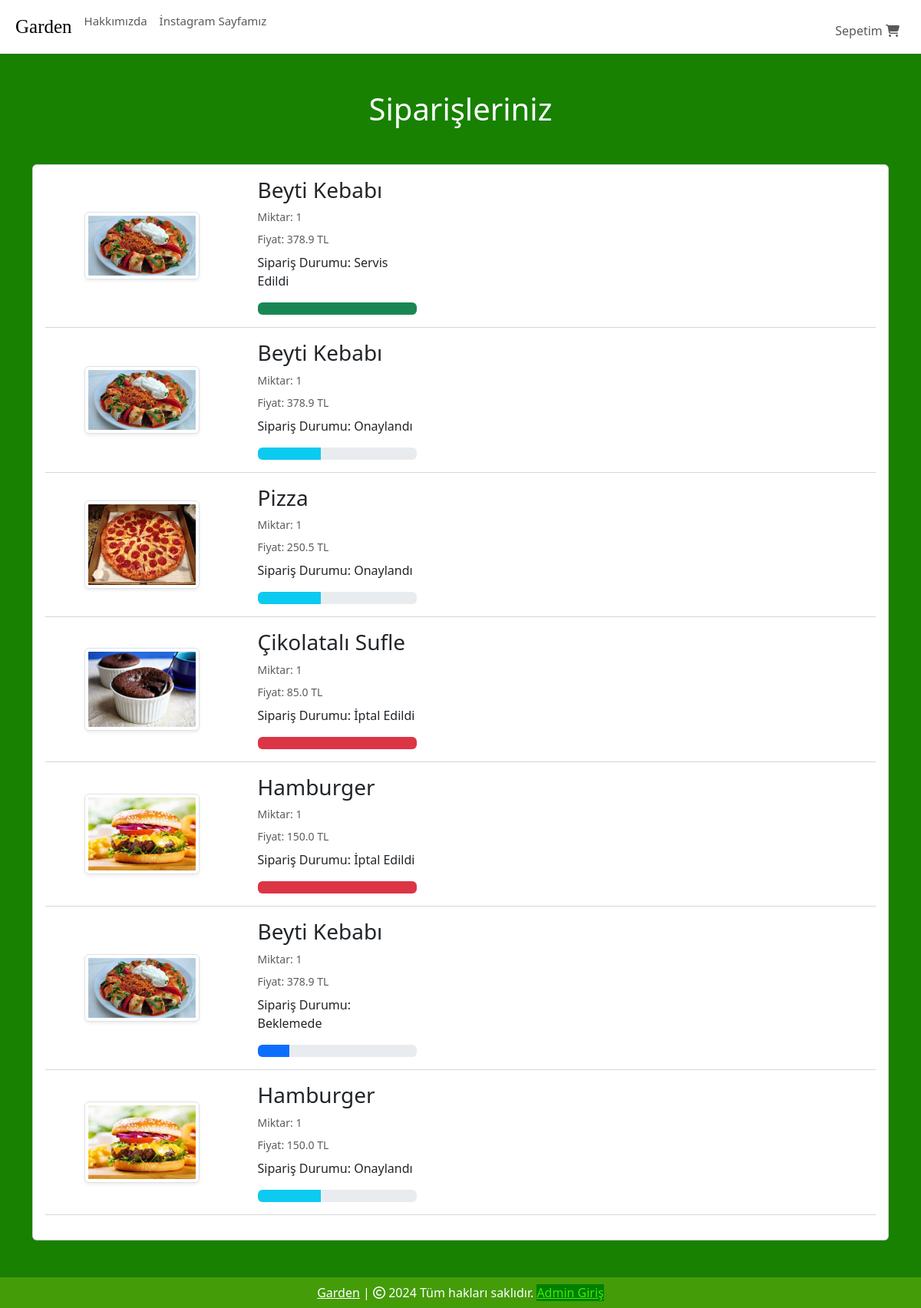
Screenshot of /orders (signed in) with the database file from the repository.
### website/models.py (models this page shows, shortened)
class Order(db.Model):
    id = db.Column(db.Integer, primary_key=True)
    quantity = db.Column(db.Integer, nullable=False)
    price = db.Column(db.Float, nullable=False)
    status = db.Column(db.String(100), nullable=True)
    customer_link = db.Column(db.Integer, db.ForeignKey('customer.id'), nullable=True)
    product_link = db.Column(db.Integer, db.ForeignKey('product.id'), nullable=False)

class Product(db.Model):
    id = db.Column(db.Integer, primary_key=True)
    product_name = db.Column(db.String(100), nullable=False)
    current_price = db.Column(db.Float, nullable=False)
    previous_price = db.Column(db.Float, nullable=False)
    in_stock = db.Column(db.Integer, nullable=False)
    product_picture = db.Column(db.String(1000), nullable=False)
    flash_sale = db.Column(db.Boolean, default=False)
    date_added = db.Column(db.DateTime, default=datetime.utcnow)
    salad = db.Column(db.Boolean, default=False)
    main = db.Column(db.Boolean, default=False)
    colddrink = db.Column(db.Boolean, default=False)
    hotdrink = db.Column(db.Boolean, default=False)
    desert = db.Column(db.Boolean, default=False)
    sneak = db.Column(db.Boolean, default=False)
    carts = db.relationship('Cart', backref=db.backref('product', lazy=True))
    orders = db.relationship('Order', backref=db.backref('product', lazy=True))

### website/views.py (the view)
@views.route('/orders')
@login_required
def order():
    orders = Order.query.filter_by(customer_link=current_user.id).all()
    return render_template('orders.html', orders=orders)

### website/templates/orders.html (shortened to what this page needs)
{% extends 'base.html' %}
{% block body %}
<div class="container my-5">
    <div class="row">
        {% if orders %}
        <h1 class="text-center mb-5" style="color: white;">Siparişleriniz</h1>
        <div class="col-sm-13">
            <div class="card">
                <div class="card-body">
                    {% for item in orders %}
                    <div class="row">
                        <div class="col-sm-3 text-center align-self-center">
                            <img src="{{ item.product.product_picture }}" alt="" class="img-fluid img-thumbnail shadow-sm" height="150px" width="150px">
                        </div>
                        <div class="col-sm-7">
                            <h3>{{ item.product.product_name }}</h3>
                            <p class="mb-2 text-muted small">Miktar: {{ item.quantity }}</p>
                            <p class="mb-2 text-muted small">Fiyat: {{ item.price }} TL</p>
                            <div class="col-sm-4">
                                <p>Sipariş Durumu: {{ item.status }}</p>
                                {% if item.status == 'Beklemede' %}
                                <div class="progress">
                                    <div class="progress-bar" role="progressbar" style="width: 20%;"  aria-valuenow="20" aria-valuemin="0" aria-valuemax="100"></div>
                                </div>
                                {% elif item.status == 'Onaylandı' %}
                                <div class="progress">
                                    <div class="progress-bar bg-info" role="progressbar" style="width: 40%;"  aria-valuenow="40" aria-valuemin="0" aria-valuemax="100"></div>
                                </div>
                                {% elif item.status == 'Out for delivery' %}
                                <div class="progress">
                                    <div class="progress-bar bg-warning" role="progressbar" style="width: 70%;"  aria-valuenow="70" aria-valuemin="0" aria-valuemax="100"></div>
                                </div>
                                {% elif item.status == 'Servis Edildi' %}
                                <div class="progress">
                                    <div class="progress-bar bg-success" role="progressbar" style="width: 100%;"  aria-valuenow="100" aria-valuemin="0" aria-valuemax="100"></div>
                                </div>
                                {% elif item.status == 'İptal Edildi' %}
                                <div class="progress">
                                    <div class="progress-bar bg-danger" role="progressbar" style="width: 100%;"  aria-valuenow="100" aria-valuemin="0" aria-valuemax="100"></div>
                                </div>
                                {% endif %}
                            </div>
                        </div>
                    </div>
                    <hr class="text-muted">
                    {% endfor %}
                </div>
            </div>
        </div>
        {% else %}
        <h1 class="text-center mb-5" style="color: white;">Herhangi Bir Siparişiniz Yok</h1>
        {% endif %}
    </div>
</div>
{% endblock %}

### website/templates/base.html (shortened to what this page needs)
<!DOCTYPE html>
<html lang="tr">
<head>
    <link rel="stylesheet" href="https://cdnjs.cloudflare.com/ajax/libs/bootstrap-icons/1.10.5/font/bootstrap-icons.min.css" />
    <link rel="stylesheet" href="{{ url_for('static', filename='css/all.min.css') }}">
    <link rel="stylesheet" href="{{ url_for('static', filename='css/bootstrap.min.css') }}">
    <link rel="stylesheet" href="{{ url_for('static', filename='css/style.css') }}">
</head>
<body style="background-color: rgb(24, 129, 1);">
    <nav class="navbar navbar-expand-lg" style="background-color: rgb(255, 255, 255);">
      <div class="container-fluid">
        <div class="collapse navbar-collapse" id="navbarSupportedContent">
          <ul class="navbar-nav me-auto mb-2 mb-lg-0">
            <li class="nav-item">
              <a class="nav-link active" aria-current="page" href="/" style="font-family: cursive; font-size: 25px;">Garden</a>
            </li>
            <li class="nav-item">
              <a class="nav-link text-grey" href="#" style="font-size: 15px;">Hakkımızda</a>
            </li>
            <li class="nav-item">
              <a class="nav-link text-grey" href="#" style="font-size: 15px;">İnstagram Sayfamız</a>
            </li>
          </ul>
        </div>
        <ul class="navbar-nav me-auto mb-2 mb-lg-0">
          <li class="nav-item mx-2" id="items">
            {% if cart | length < 1 %}
            <a class="nav-link text-grey" style=" margin-left:205px; margin-top:10px;" href="/cart"> Sepetim
              <i class="fa-solid fa-cart-shopping"></i>
            </a>
            {% else %}
            <a class="nav-link text-grey" style=" margin-left:205px; margin-top:10px;" href="/cart"><span class="badge bg-success"></span> Sepetim
              <i class="bi bi-{{ cart | length }}-square-fill"></i>
            </a>
            {% endif %}
          </li>
        </ul>
      </div>
    </nav>
    {% block body %}
    {% endblock %}
    <footer class="container-fluid  text-center p-2 mt-5" style="background-color: rgb(68, 156, 9); color: white;">
      <a href="https://RestorantUrl.com" style="color: white;">Garden</a> | <span>
        <i class="fa-sharp fa-regular fa-copyright"></i></span> 2024 Tüm hakları saklıdır.
        <a href="/login" style="color: rgb(65, 234, 9); background-color: green;">Admin Giriş</a>
    </footer>
</body>
</body>
</html>

### rows the page displays
Order: product.product_picture (picture), product.product_name "Beyti Kebabı", quantity "1", price "378.9", status "Servis Edildi"
Order: product.product_picture (picture), product.product_name "Beyti Kebabı", quantity "1", price "378.9", status "Onaylandı"
Order: product.product_picture (picture), product.product_name "Pizza", quantity "1", price "250.5", status "Onaylandı"
Order: product.product_picture (picture), product.product_name "Çikolatalı Sufle", quantity "1", price "85.0", status "İptal Edildi"
Order: product.product_picture (picture), product.product_name "Hamburger", quantity "1", price "150.0", status "İptal Edildi"
Order: product.product_picture (picture), product.product_name "Beyti Kebabı", quantity "1", price "378.9", status "Beklemede"
Order: product.product_picture (picture), product.product_name "Hamburger", quantity "1", price "150.0", status "Onaylandı"
